Frame 1 (no input): blank canvas, image omitted
Frame 60 (no input): blank canvas, image omitted
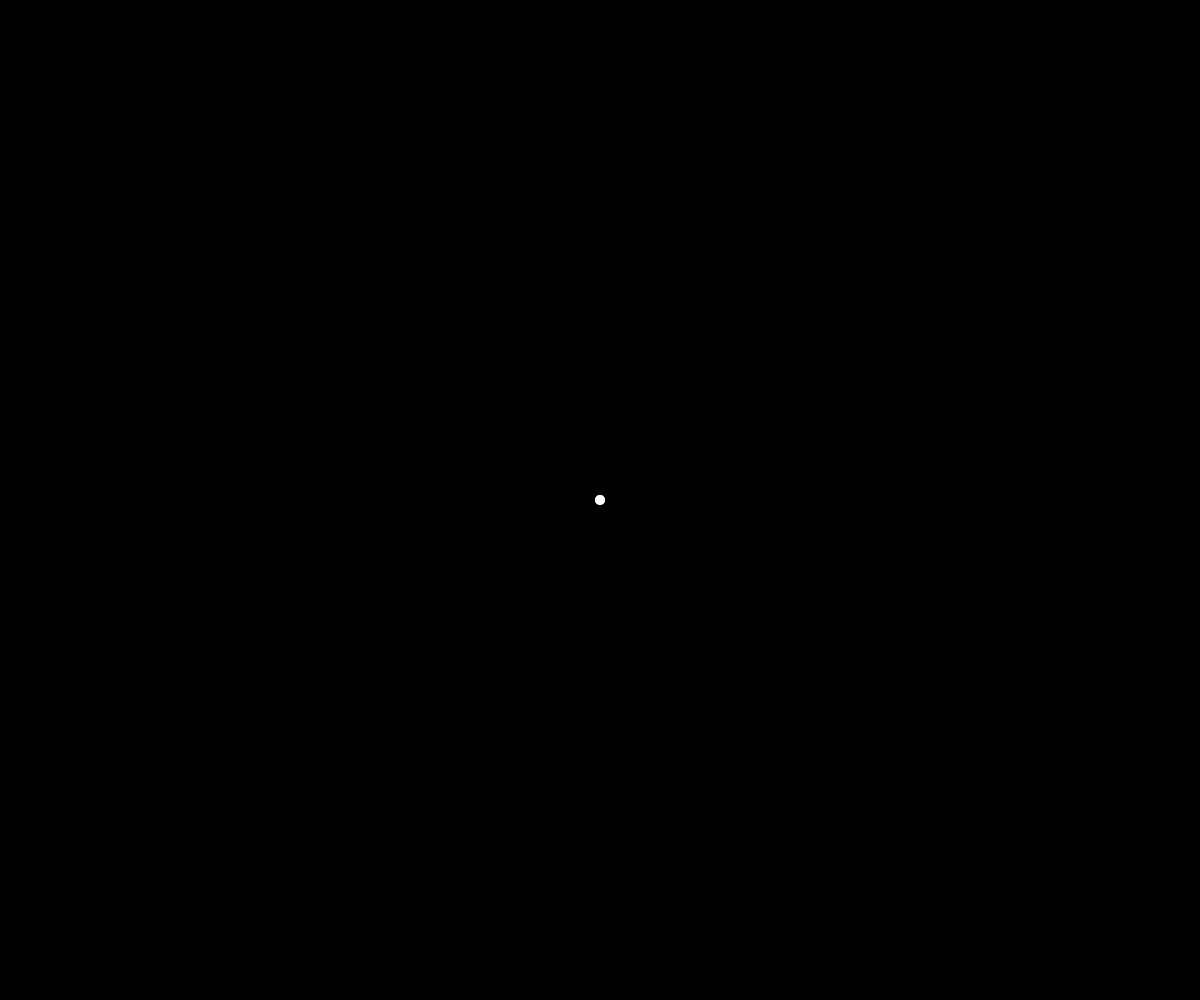
Frame 120 (the mouse pressed at the canvas centre since frame 60)

The p5.js sketch whose frames 1 and 60 were blank and that drew this single picture after the mouse press (run headless with seeded random() and noise() and a simulated clock; from frame 60 on, the mouse is pressed at the canvas centre):

// p5.js sketch
// ── sketch.js
//
function setup() 
{
    createCanvas(windowWidth, windowHeight);
}
let x0  = 0 , y0 = 0;
let B = true;

let x1  = 0, y1 = 0;

function draw() 
{
  background(0);

  fill(255);
  stroke(220);
  
  if(mouseIsPressed)
  {
      if(B)
      {
        x0 = mouseX ;
        y0 = mouseY;
        B = false;
      }
      x1 = mouseX ;
      y1 = mouseY;
  }
  else
    B = true;
    
    L(x0 , y0 , x1 , y1);

    O(x0 , y0);
    O(x1 , y1);

    let nx = x1 - x0,
        ny = y1 - y0;
    let r = 2 * Math.sqrt(nx * nx + ny * ny);

    fill(255 ,100);
    O(x0 , y0 , r)
}


function O(x , y , r = 10)
{
    strokeWeight(0.1);
    ellipse(x ,y , r , r);
}

function L(x0 , y0 , x1 , y1)
{
    strokeWeight(2);
    line(x0 , y0 , x1 , y1);
}
